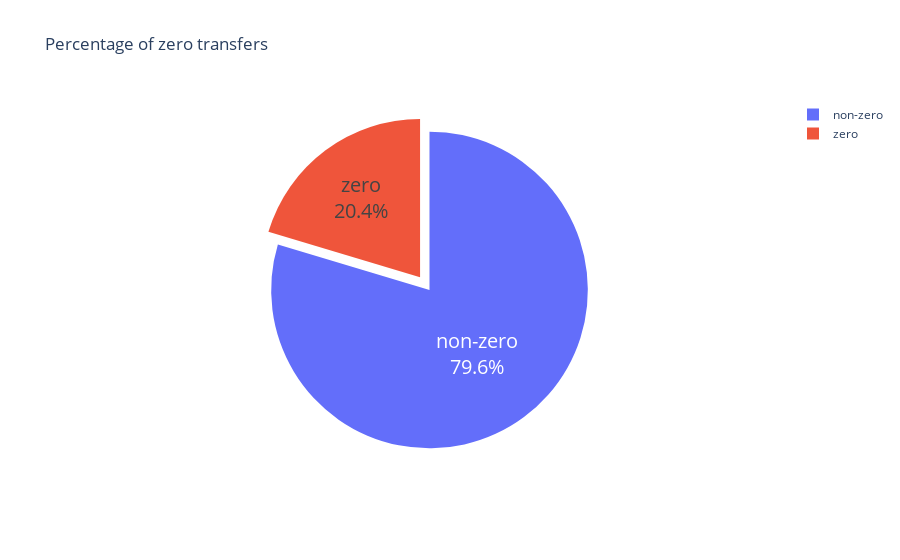

Notebook code for this chart:
### Code cell
fig_pie=px.pie(values=[760,2974], names=['zero', 'non-zero'], title='Percentage of zero transfers')

fig_pie.update_traces(hoverinfo = 'label+percent', textfont_size = 20,
                  textinfo = 'label+percent', pull = [0.1, 0, 0.2, 0, 0, 0])

### Figure 1 — Plotly figure (JSON) as saved in the notebook; plotly's stock layout.template omitted (floating-point values rounded to 4 significant figures)
{"data": [{"domain": {"x": [0, 1], "y": [0, 1]}, "hoverinfo": "label+percent", "hovertemplate": "label=%{label}<br>value=%{value}<extra></extra>", "labels": ["zero", "non-zero"], "legendgroup": "", "name": "", "pull": [0.1, 0, 0.2, 0, 0, 0], "showlegend": true, "textfont": {"size": 20}, "textinfo": "label+percent", "type": "pie", "values": [760, 2974]}], "layout": {"legend": {"tracegroupgap": 0}, "title": {"text": "Percentage of zero transfers"}}}
